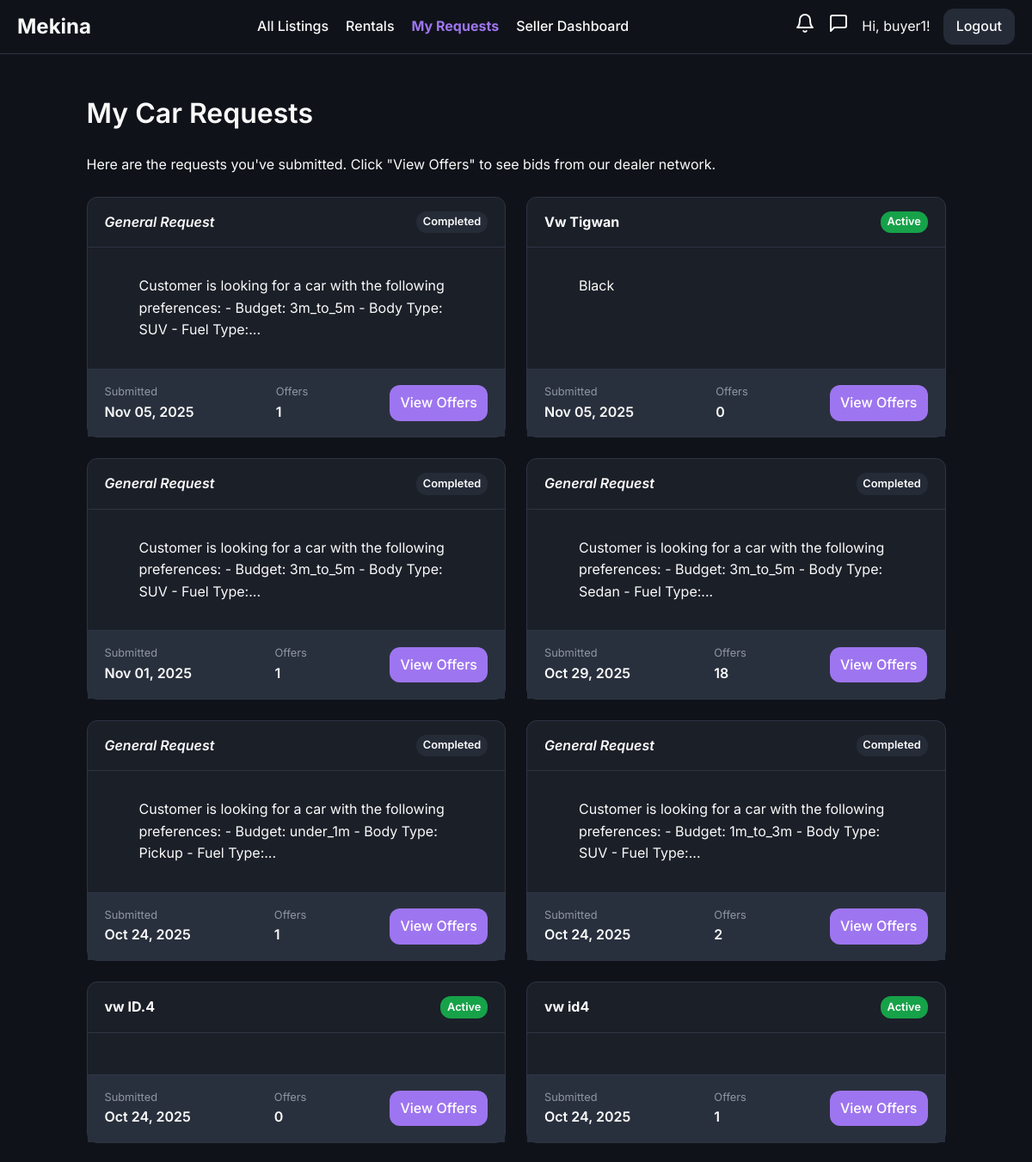
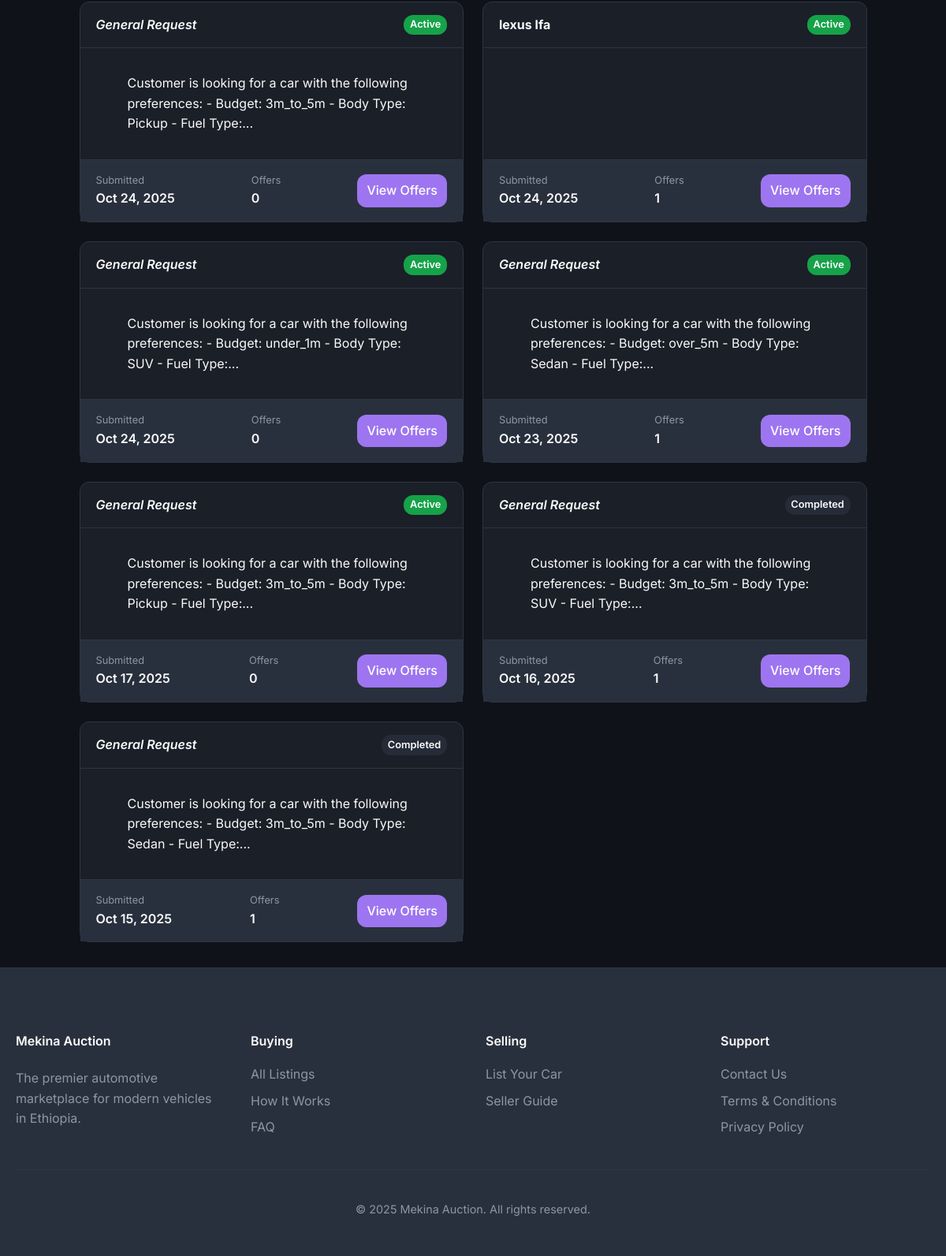
The page /requests/my (signed in) on the database its author committed (2 pictures, top to bottom).
### models/user.py (models this page shows, shortened)
class User(UserMixin, db.Model):
    id = db.Column(db.Integer, primary_key=True)
    username = db.Column(db.String(64), index=True, unique=True, nullable=False)
    email = db.Column(db.String(120), index=True, unique=True, nullable=False)
    phone_number = db.Column(db.String(20), nullable=True)
    password_hash = db.Column(db.String(128))
    is_admin = db.Column(db.Boolean, default=False)
    is_dealer = db.Column(db.Boolean, default=False)
    is_rental_company = db.Column(db.Boolean, default=False)
    is_verified = db.Column(db.Boolean, default=False) # For verified dealers
    points = db.Column(db.Integer, nullable=False, default=5) # Points for dealers to bid
    cars = db.relationship('Car', backref='owner', lazy='dynamic')
    bids = db.relationship('Bid', backref='bidder', lazy='dynamic')
    dealer_bids = db.relationship('DealerBid', backref='dealer', lazy='dynamic')
    car_requests = db.relationship('CarRequest', backref='customer', lazy='dynamic')
    ratings_given = db.relationship('DealerRating', foreign_keys='DealerRating.buyer_id', back_populates='buyer', lazy='dynamic')
    ratings_received = db.relationship('DealerRating', foreign_keys='DealerRating.dealer_id', back_populates='dealer', lazy='dynamic')

### models/car_request.py (models this page shows)
class CarRequest(db.Model):
    __tablename__ = 'car_requests'
    id = db.Column(db.Integer, primary_key=True)
    make = db.Column(db.String(64), nullable=True)
    model = db.Column(db.String(64), nullable=True)
    min_year = db.Column(db.Integer, nullable=True)
    max_mileage = db.Column(db.Integer, nullable=True)
    notes = db.Column(db.Text, nullable=True)
    status = db.Column(db.String(20), default='active', nullable=False) # e.g., active, completed, expired
    created_at = db.Column(db.DateTime, default=datetime.utcnow)
    user_id = db.Column(db.Integer, db.ForeignKey('user.id'), nullable=False)
    dealer_bids = db.relationship('DealerBid', foreign_keys='DealerBid.request_id', backref='car_request', lazy='dynamic', cascade="all, delete-orphan")
    accepted_bid_id = db.Column(db.Integer, db.ForeignKey('dealer_bid.id', use_alter=True, name='fk_car_requests_accepted_bid_id'), nullable=True)
    accepted_bid = db.relationship('DealerBid', foreign_keys=[accepted_bid_id])

### routes/request.py (the view)
@request_bp.route('/my')
@login_required
def my_requests():
    requests = CarRequest.query.filter_by(user_id=current_user.id).order_by(CarRequest.created_at.desc()).all()
    return render_template('my_requests.html', requests=requests)

### templates/my_requests.html (shortened to what this page needs)
{% extends "base.html" %}
{% block body_class %}my-requests-page{% endblock %}
{% block content %}
    <h1>My Car Requests</h1>
    <p>Here are the requests you've submitted. Click "View Offers" to see bids from our dealer network.</p>
    {% if requests %}
        <div class="request-grid">
            {% for req in requests %}
            <div class="request-card">
                <a href="{{ url_for('request.request_detail', request_id=req.id) }}" class="card-main-link">
                    <div class="card-header">
                        {% if req.make and req.model %}
                            <strong>{{ req.make }} {{ req.model }}</strong>
                        {% else %}
                            <em>General Request</em>
                        {% endif %}
                        <span class="status-tag status-{{ req.status|lower }}">{{ req.status|capitalize }}</span>
                    </div>
                    <div class="card-body">
                        <blockquote class="compact">{{ req.notes|truncate(120) }}</blockquote>
                    </div>
                </a>
                <div class="card-footer">
                    <div class="footer-stat">
                        <span>Submitted</span>
                        <strong>{{ req.created_at.strftime('%b %d, %Y') }}</strong>
                    </div>
                    <div class="footer-stat">
                        <span>Offers</span>
                        <strong>{{ req.dealer_bids.count() }}</strong>
                    </div>
                    <div class="footer-action">
                        <a href="{{ url_for('request.request_detail', request_id=req.id) }}" class="btn approve small">View Offers</a>
                    </div>
                </div>
            </div>
            {% endfor %}
        </div>
    {% else %}
        <p>You have not made any car requests yet. <a href="{{ url_for('request.start_request') }}">Find a car now!</a></p>
    {% endif %}
{% endblock %}

### templates/base.html (shortened to what this page needs)
<!DOCTYPE html>
<html lang="en">
<head>
    <link rel="stylesheet" href="{{ url_for('static', filename='css/style.css', v=now.timestamp()) }}">
</head>
<body class="{% block body_class %}{% endblock %}">
    <nav>
        <a href="{{ url_for('main.home') }}" class="nav-brand">Mekina</a>
        <div class="nav-menu" id="nav-menu">
            <ul>
                {% if current_user.is_authenticated and current_user.is_admin %}
                    <li><a href="{{ url_for('admin.dashboard') }}" class="{{ 'active' if request.endpoint == 'admin.dashboard' }}">Dashboard</a></li>
                    <li><a href="{{ url_for('admin.rental_management') }}" class="{{ 'active' if request.endpoint == 'admin.rental_management' }}">Manage Rentals</a></li>
                    <li><a href="{{ url_for('admin.dealer_management') }}" class="{{ 'active' if request.endpoint == 'admin.dealer_management' }}">Manage Dealers</a></li>
                    <li><a href="{{ url_for('admin.user_management') }}" class="{{ 'active' if request.endpoint == 'admin.user_management' }}">Users</a></li>
                    <li><a href="{{ url_for('auctions.list_auctions') }}" class="{{ 'active' if request.endpoint == 'auctions.list_auctions' }}">Manage Listings</a></li>
                {% elif current_user.is_authenticated and current_user.is_rental_company %}
                    <li><a href="{{ url_for('rentals.dashboard') }}" class="{{ 'active' if request.endpoint == 'rentals.dashboard' }}">Rental Dashboard</a></li>
                {% elif current_user.is_authenticated and current_user.is_dealer %}
                    <li><a href="{{ url_for('main.all_listings') }}" class="{{ 'active' if request.endpoint == 'main.all_listings' }}">All Listings</a></li>
                    <li><a href="{{ url_for('dealer.dashboard') }}" class="{{ 'active' if request.endpoint == 'dealer.dashboard' }}">Dealer Dashboard</a></li>
                {% elif current_user.is_authenticated %}
                    <li><a href="{{ url_for('main.all_listings') }}" class="{{ 'active' if request.endpoint == 'main.all_listings' }}">All Listings</a></li>
                    <li><a href="{{ url_for('rentals.list_rentals') }}" class="{{ 'active' if request.endpoint == 'rentals.list_rentals' }}">Rentals</a></li>
                    <li><a href="{{ url_for('request.my_requests') }}" class="{{ 'active' if request.endpoint == 'request.my_requests' }}">My Requests</a></li>
                    <li><a href="{{ url_for('seller.dashboard') }}" class="{{ 'active' if request.endpoint == 'seller.dashboard' }}">Seller Dashboard</a></li>
                {% endif %}
            </ul>
            <div class="nav-right">
                {% if current_user.is_authenticated %}
                    <a href="{{ url_for('main.notifications') }}" class="desktop-icon-link notification-bell-link {% if request.endpoint == 'main.notifications' %}active{% endif %}">
                    </a>
                    {% if current_user.is_dealer %}
                        <a href="{{ url_for('dealer.list_messages') }}" class="desktop-icon-link {% if 'dealer.list_messages' in request.endpoint or 'dealer.view_conversation' in request.endpoint %}active{% endif %}">
                            <svg xmlns="http://www.w3.org/2000/svg" width="24" height="24" viewBox="0 0 24 24" fill="none" stroke="currentColor" stroke-width="2" stroke-linecap="round" stroke-linejoin="round" class="feather feather-message-square"><path d="M21 15a2 2 0 0 1-2 2H7l-4 4V5a2 2 0 0 1 2-2h14a2 2 0 0 1 2 2z"></path></svg>
                            <span class="notification-badge message-badge" style="display: {% if unread_messages_count > 0 %}inline-block{% else %}none{% endif %};">{{ unread_messages_count }}</span>
                        </a>
                    {% else %}
                        <a href="{{ url_for('main.my_messages') }}" class="desktop-icon-link {% if 'main.my_messages' in request.endpoint or 'main.view_buyer_conversation' in request.endpoint %}active{% endif %}">
                            <svg xmlns="http://www.w3.org/2000/svg" width="24" height="24" viewBox="0 0 24 24" fill="none" stroke="currentColor" stroke-width="2" stroke-linecap="round" stroke-linejoin="round" class="feather feather-message-square"><path d="M21 15a2 2 0 0 1-2 2H7l-4 4V5a2 2 0 0 1 2-2h14a2 2 0 0 1 2 2z"></path></svg>
                        </a>
                    {% endif %}
                    <span class="desktop-username">Hi, {{ current_user.username }}!</span>
                    <a href="{{ url_for('auth.logout') }}" class="nav-button">Logout</a>
                {% else %}
                    <a href="{{ url_for('auth.login') }}" class="nav-button">Login</a>
                    <a href="{{ url_for('auth.register') }}" class="nav-button">Register</a>
                {% endif %}
            </div>
        </div>
    </nav>
    {% block main_content %}
        <main class="container">
            {% block content %}{% endblock %}
        </main>
    {% endblock %}
    <footer class="site-footer">
        <div class="container">
            <div class="footer-content-grid">
                <div class="footer-brand">
                    <h4>Mekina Auction</h4>
                    <p>
                        The premier automotive marketplace for modern vehicles in Ethiopia.
                    </p>
                </div>
                <div class="footer-links">
                    <h4>Buying</h4>
                    <ul>
                        <li><a href="{{ url_for('main.all_listings') }}">All Listings</a></li>
                        <li><a href="{{ url_for('main.how_it_works') }}">How It Works</a></li>
                        <li><a href="#">FAQ</a></li>
                    </ul>
                </div>
                <div class="footer-links">
                    <h4>Selling</h4>
                    <ul>
                        <li><a href="{{ url_for('seller.submit_car') }}">List Your Car</a></li>
                        <li><a href="#">Seller Guide</a></li>
                    </ul>
                </div>
                <div class="footer-links">
                    <h4>Support</h4>
                    <ul>
                        <li><a href="#">Contact Us</a></li>
                        <li><a href="#">Terms & Conditions</a></li>
                        <li><a href="#">Privacy Policy</a></li>
                    </ul>
                </div>
            </div>
            <div class="footer-bottom">
                <p>&copy; {{ now.year }} Mekina Auction. All rights reserved.</p>
            </div>
        </div>
    </footer>
</body>
</html>

### rows shown on the page
User: username "buyer1"
CarRequest: shows "General Request", status "Completed", notes "Customer is looking for a car with the following preferences: - Budget: 3m_to_5m - Body Type: SUV - Fuel Type:...", created_at "Nov 05, 2025", dealer_bids.count "1"
CarRequest: make "Vw", model "Tigwan", status "Active", notes "Black", created_at "Nov 05, 2025", dealer_bids.count "0"
CarRequest: shows "General Request", status "Completed", notes "Customer is looking for a car with the following preferences: - Budget: 3m_to_5m - Body Type: SUV - Fuel Type:...", created_at "Nov 01, 2025", dealer_bids.count "1"
CarRequest: shows "General Request", status "Completed", notes "Customer is looking for a car with the following preferences: - Budget: 3m_to_5m - Body Type: Sedan - Fuel Type:...", created_at "Oct 29, 2025", dealer_bids.count "18"
CarRequest: shows "General Request", status "Completed", notes "Customer is looking for a car with the following preferences: - Budget: under_1m - Body Type: Pickup - Fuel Type:...", created_at "Oct 24, 2025", dealer_bids.count "1"
CarRequest: shows "General Request", status "Completed", notes "Customer is looking for a car with the following preferences: - Budget: 1m_to_3m - Body Type: SUV - Fuel Type:...", created_at "Oct 24, 2025", dealer_bids.count "2"
CarRequest: make "vw", model "ID.4", status "Active", created_at "Oct 24, 2025", dealer_bids.count "0"
CarRequest: make "vw", model "id4", status "Active", created_at "Oct 24, 2025", dealer_bids.count "1"
CarRequest: shows "General Request", status "Active", notes "Customer is looking for a car with the following preferences: - Budget: 3m_to_5m - Body Type: Pickup - Fuel Type:...", created_at "Oct 24, 2025", dealer_bids.count "0"
CarRequest: make "lexus", model "lfa", status "Active", created_at "Oct 24, 2025", dealer_bids.count "1"
CarRequest: shows "General Request", status "Active", notes "Customer is looking for a car with the following preferences: - Budget: under_1m - Body Type: SUV - Fuel Type:...", created_at "Oct 24, 2025", dealer_bids.count "0"
CarRequest: shows "General Request", status "Active", notes "Customer is looking for a car with the following preferences: - Budget: over_5m - Body Type: Sedan - Fuel Type:...", created_at "Oct 23, 2025", dealer_bids.count "1"
CarRequest: shows "General Request", status "Active", notes "Customer is looking for a car with the following preferences: - Budget: 3m_to_5m - Body Type: Pickup - Fuel Type:...", created_at "Oct 17, 2025", dealer_bids.count "0"
CarRequest: shows "General Request", status "Completed", notes "Customer is looking for a car with the following preferences: - Budget: 3m_to_5m - Body Type: SUV - Fuel Type:...", created_at "Oct 16, 2025", dealer_bids.count "1"
CarRequest: shows "General Request", status "Completed", notes "Customer is looking for a car with the following preferences: - Budget: 3m_to_5m - Body Type: Sedan - Fuel Type:...", created_at "Oct 15, 2025", dealer_bids.count "1"
